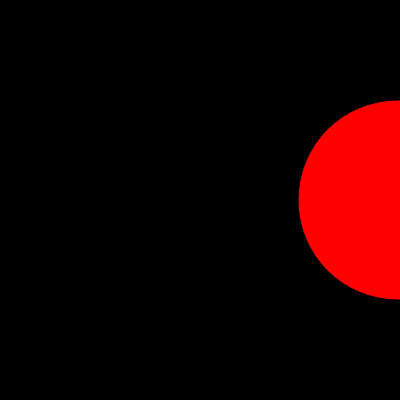
Frame 1 (no input)
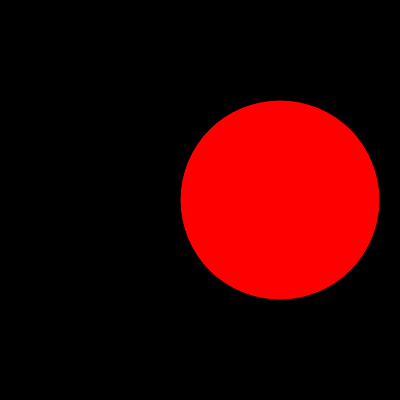
Frame 60 (no input)
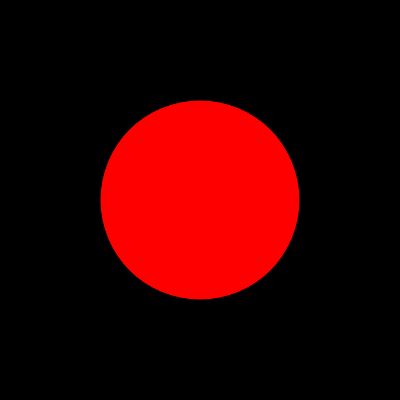
Frame 120 (the mouse pressed at the canvas centre since frame 60)

The p5.js sketch that drew these frames (run headless with seeded random() and noise() and a simulated clock; from frame 60 on, the mouse is pressed at the canvas centre):

// p5.js sketch
// ── sketch.js
let x = 400;
function setup() {
  createCanvas(400, 400);
}

function draw() {
  x+=floor(movedX / 5);
  background(0);
  fill(255, 0, 0);
  ellipse(x,  200, 200);
  if (x > 200){
    x-=2;
  }
  else if (x < 200){
    x+=2;
  }
  x+=floor(movedX / 5);
  background(0);
  fill(255, 0, 0);
  ellipse(x, 200, 200);
}
function keyTyped() {
  if (key === 'y'){
    fill(255, 255, 0);
  } else if (key === 'g') {
    fill(204, 255, 0);
  } else if (key === 'd') {
    fill(255, 0, 0);
  }
}

// ── style.css
html, body {
  margin: 0;
  padding: 0;
}
canvas {
  display: block;
  padding: 5%;
  float: left;
}

header{
  margin-top: 5%;
  margin-bottom: 1%;
  margin-left: 0;
  margin-right: 0;
  width: 100%;
  height: auto;
}

h1{
  font-style: normal;
  font-weight: bold;
  font-family: sans-serif;
  font-size: 25px;
  text-align: center;
  fill: auto;
}

.section {
  float: center;
  margin-top: 10px;
  margin-bottom: 1px;
  margin-left: 60px;
  margin-right: 0;
  width: 40%;
  height: auto;
}

h2{
  font-style: normal;
  font-weight: normal;
  font-family: sans-serif;
  font-size: 25px;
  text-align: left;
  fill: auto;
}

p {
  font-style: normal;
  font-weight: lighter;
  font-family: sans-serif;
  font-size: 25px;
  text-align: left;
  fill: auto;
}
